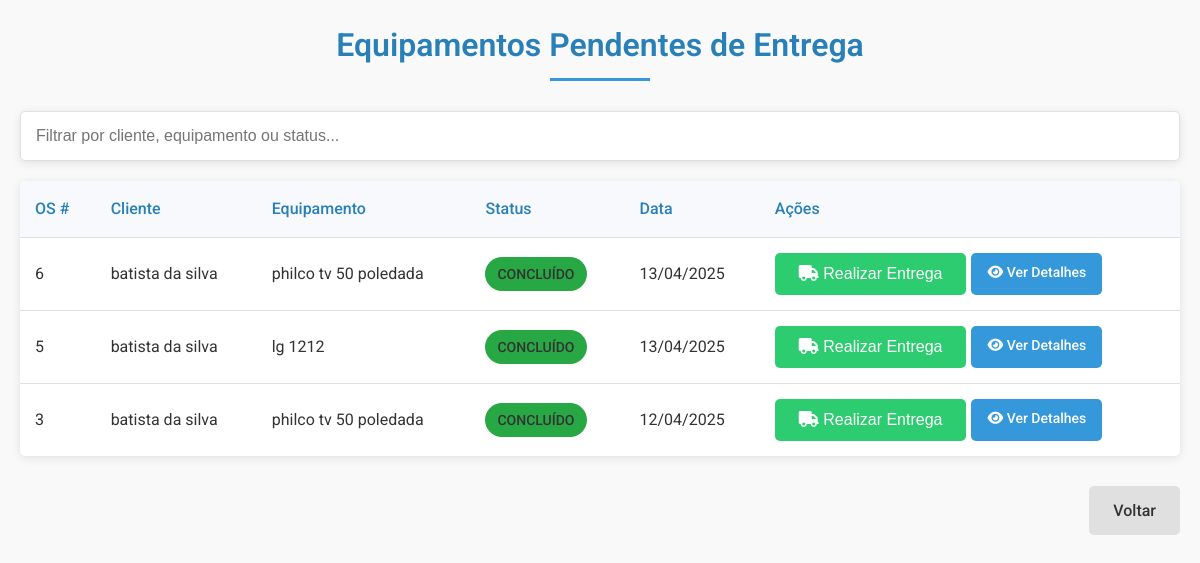
Page /pendentes_entrega (signed in) on the earlier database version.
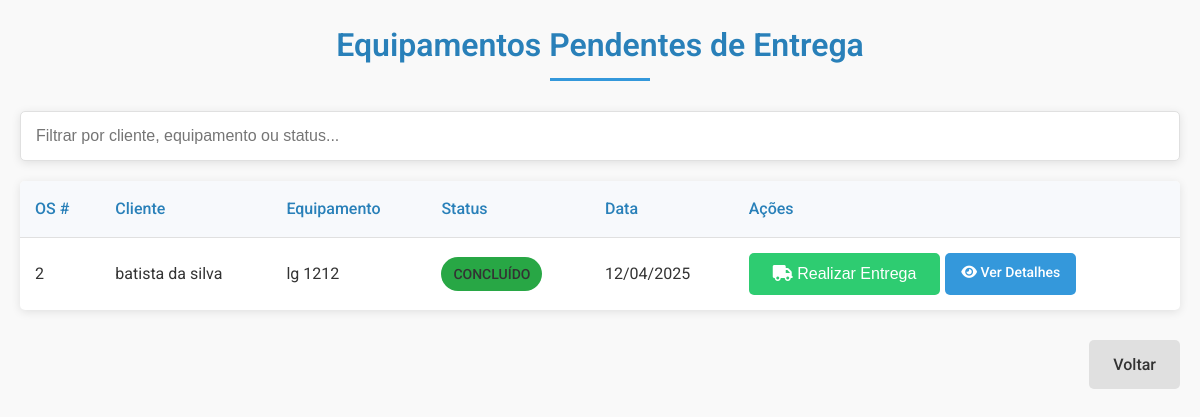
Same page on the later database version.
### tables this page shows
CREATE TABLE ordens (
    id INTEGER PRIMARY KEY AUTOINCREMENT,
    equipamento_id INTEGER NOT NULL,
    usuario_id INTEGER NOT NULL,
    status TEXT NOT NULL,
    declaracao TEXT,
    relatorio_pecas TEXT,
    data_criacao TIMESTAMP DEFAULT CURRENT_TIMESTAMP, visivel INTEGER DEFAULT 1,
    FOREIGN KEY (equipamento_id) REFERENCES equipamentos (id),
    FOREIGN KEY (usuario_id) REFERENCES usuarios (id)
);

CREATE TABLE clientes (
    id INTEGER PRIMARY KEY AUTOINCREMENT,
    nome TEXT NOT NULL,
    email TEXT NOT NULL,
    telefone TEXT NOT NULL,
    endereco TEXT NOT NULL,
    data_cadastro TIMESTAMP DEFAULT CURRENT_TIMESTAMP
);

CREATE TABLE equipamentos (
    id INTEGER PRIMARY KEY AUTOINCREMENT,
    cliente_id INTEGER NOT NULL,
    marca TEXT NOT NULL,
    modelo TEXT NOT NULL,
    serie TEXT,
    estado_equipamento TEXT NOT NULL,
    defeito_relatado TEXT NOT NULL,
    codigo_barras TEXT,
    foto1 TEXT,
    foto2 TEXT,
    data_cadastro TIMESTAMP DEFAULT CURRENT_TIMESTAMP,
    FOREIGN KEY (cliente_id) REFERENCES clientes (id)
);

### app.py (the view)
@app.route('/pendentes_entrega')
@login_required
def pendentes_entrega():
    with sqlite3.connect('database.db') as conn:
        cursor = conn.cursor()
        cursor.execute('''
            SELECT o.id, c.nome, e.marca, e.modelo, o.status, o.data_criacao
            FROM ordens o
            JOIN equipamentos e ON o.equipamento_id = e.id
            JOIN clientes c ON e.cliente_id = c.id
            WHERE o.status IN ('Concluído', 'Devolvido sem reparo')
            ORDER BY o.data_criacao DESC
        ''')
        ordens = cursor.fetchall()
    return render_template('pendentes_entrega.html', ordens=ordens, usuario=session.get('usuario_nome'))

### app.py (called while the page is built)
@app.template_filter('formatdate')
def format_date(value):
    if value:
        from datetime import datetime
        if isinstance(value, str):
            try:
                value = datetime.strptime(value, '%Y-%m-%d %H:%M:%S')
            except ValueError:
                return value
        return value.strftime('%d/%m/%Y')
    return ""

def login_required(view):
    @functools.wraps(view)
    def wrapped_view(**kwargs):
        if 'usuario_id' not in session:
            return redirect(url_for('login'))
        return view(**kwargs)
    return wrapped_view

### templates/pendentes_entrega.html (shortened to what this page needs)
<!DOCTYPE html>
<html lang="pt-br">
<head>
    <link rel="stylesheet" href="https://cdnjs.cloudflare.com/ajax/libs/font-awesome/6.4.2/css/all.min.css"
 />
    <link rel="stylesheet" href="{{ url_for('static', filename='css/style.css') }}">
</head>
<body>
    <div class="container">
        <h1 class="title">Equipamentos Pendentes de Entrega</h1>
        <div class="filter-container">
            <input type="text" id="filtro" placeholder="Filtrar por cliente, equipamento ou status..."
                onkeyup="filtrarTabela()">
        </div>
        {% if ordens %}
        <div class="table-container">
            <table class="relatorio-table" id="tabelaOrdens">
                <thead>
                    <tr>
                        <th>OS #</th>
                        <th>Cliente</th>
                        <th>Equipamento</th>
                        <th>Status</th>
                        <th>Data</th>
                        <th>Ações</th>
                    </tr>
                </thead>
                <tbody>
                    {% for ordem in ordens %}
                    <tr>
                        <td>{{ ordem[0] }}</td>
                        <td>{{ ordem[1] }}</td>
                        <td>{{ ordem[2] }} {{ ordem[3] }}</td>
                        <td>
                            <span class="status-badge status-{{ ordem[4]|lower|replace(' ', '-') }}">
                                {{ ordem[4] }}
                            </span>
                        </td>
                        <td>{{ ordem[5]|formatdate }}</td>
                        <td class="actions-cell">
                            <button
                                onclick="abrirModalEntrega({{ ordem[0] }}, '{{ ordem[1] }}', '{{ ordem[2] }} {{ ordem[3] }}')"
                                class="btn-success">
                                <i class="fas fa-truck"></i> Realizar Entrega
                            </button>
                            <a href="{{ url_for('visualizar_ordem', ordem_id=ordem[0]) }}" class="btn-view">
                                <i class="fas fa-eye"></i> Ver Detalhes
                            </a>
                        </td>
                    </tr>
                    {% endfor %}
                </tbody>
            </table>
        </div>
        {% else %}
        <div class="no-data">
            <p>Não há equipamentos pendentes de entrega.</p>
        </div>
        {% endif %}
        <div class="buttons">
            <a href="{{ url_for('index') }}" class="btn-secondary">Voltar</a>
        </div>
    </div>
</body>
</html>

Differences in the rows shown:
no longer on this page (row edited): ordens: id "6", nome "batista da silva", marca "philco", modelo "tv 50 poledada", status "CONCLUÍDO", data_criacao "13/04/2025"
no longer on this page (row edited): ordens: id "5", nome "batista da silva", marca "lg", modelo "1212", status "CONCLUÍDO", data_criacao "13/04/2025"
no longer on this page (row edited): ordens: id "3", nome "batista da silva", marca "philco", modelo "tv 50 poledada", status "CONCLUÍDO", data_criacao "12/04/2025"
now on this page (row edited): ordens: id "2", nome "batista da silva", marca "lg", modelo "1212", status "CONCLUÍDO", data_criacao "12/04/2025"
